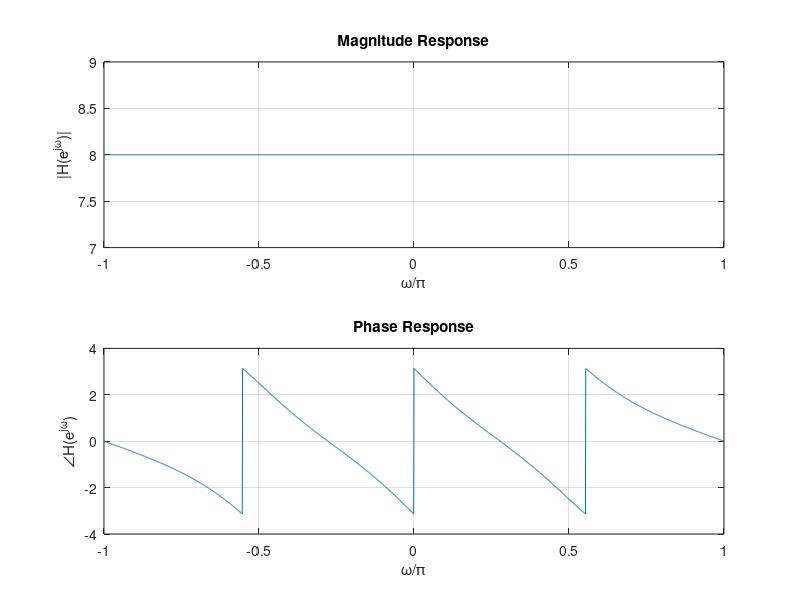

The MATLAB source for this figure:
clear; clc;
w = (-1000:1:1000)*pi/1000;
a = 0.5;
H = (1-1/a*exp(-1j*w)).*(1+1/a^2*exp(-2j*w))./((1-a*exp(-1j*w)).*(1+a^2*exp(-2j*w)));
magnitudeH = abs(H);
phaseH = angle(H);
subplot(2,1,1); plot(w/pi,magnitudeH); grid on;
axis([-1 1 7 9]);
ylabel('|H(e^j^\omega)|'); title('Magnitude Response');
xlabel('\omega/\pi');
subplot(2,1,2); plot(w/pi,phaseH); grid on;
ylabel('\angleH(e^j^\omega)'); title('Phase Response');
xlabel('\omega/\pi');
